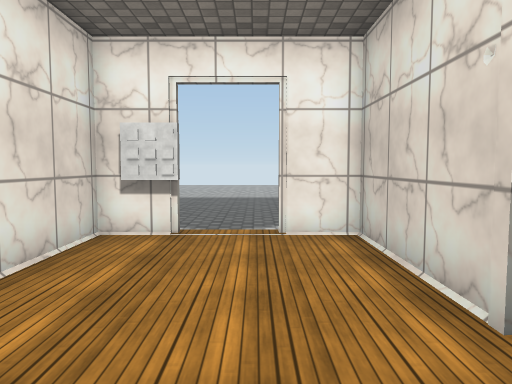
view 1 (above)

13 first-person views from a walk through a scene from a Unity 3-D project. The camera is 1.3 m above the floor, tilts 4° down and sees 70° across. Doors are open. The floor is counted in squares, 1 m on a side. Each view is taken from the middle of a square. On the plan, view 1 faces up. The plan holds only what a view shows up to about 15 squares ahead; the rest is blank. The place goes on beyond the plan. The player is left out. Some surface patterns are stand-ins.

view 2
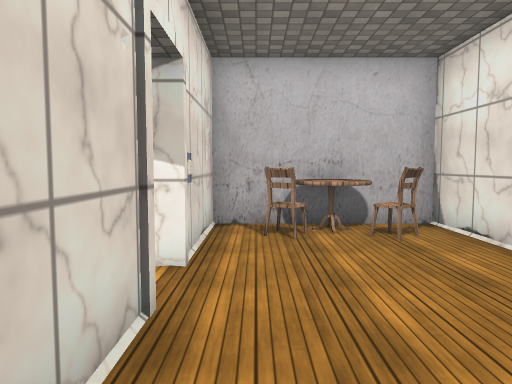

view 3
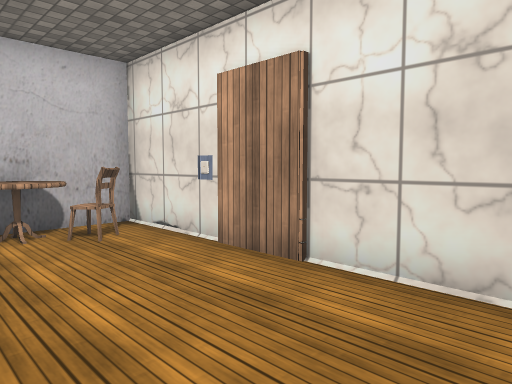

view 4
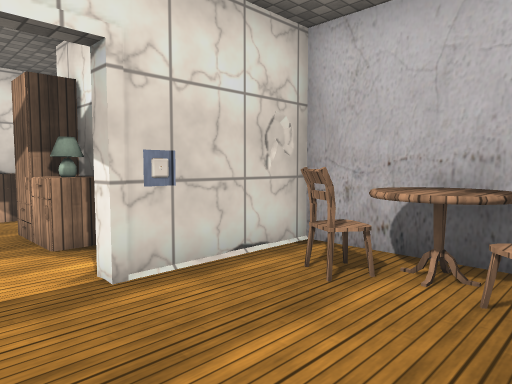

view 5
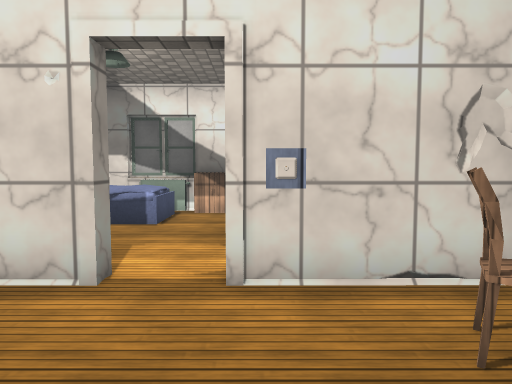

view 6
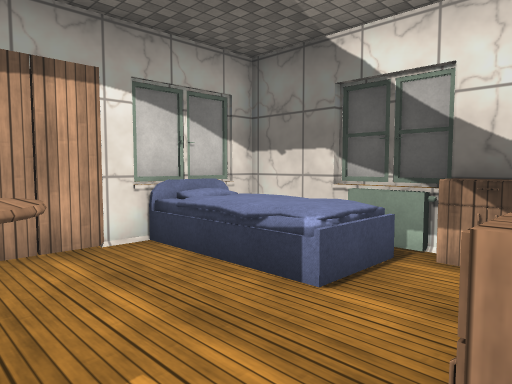

view 7
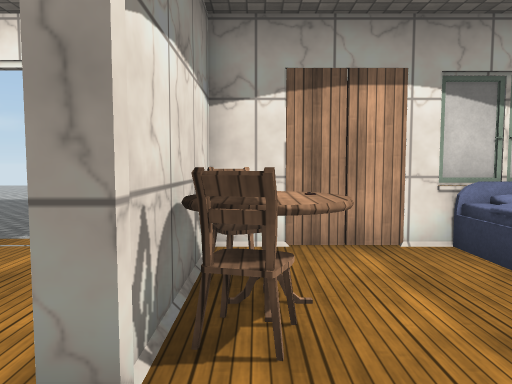

view 8
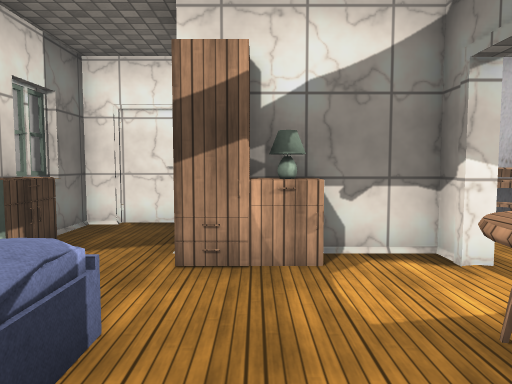

view 9
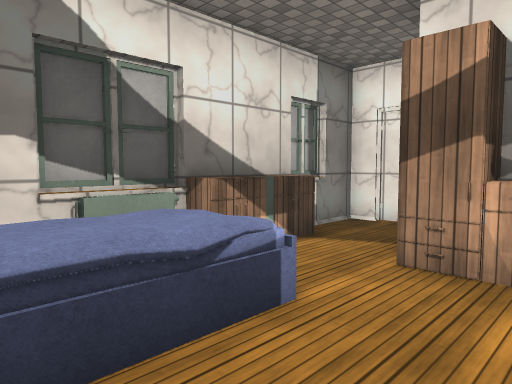

view 10
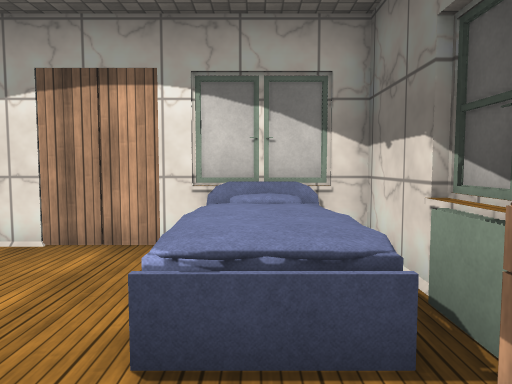

view 11
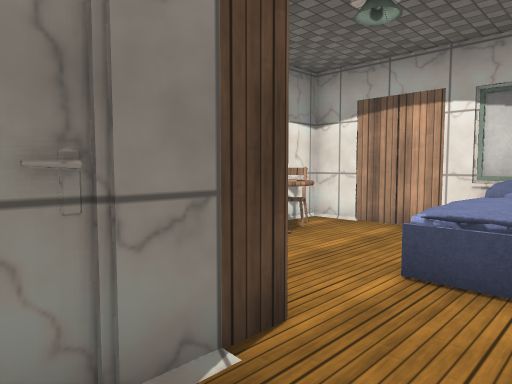

view 12
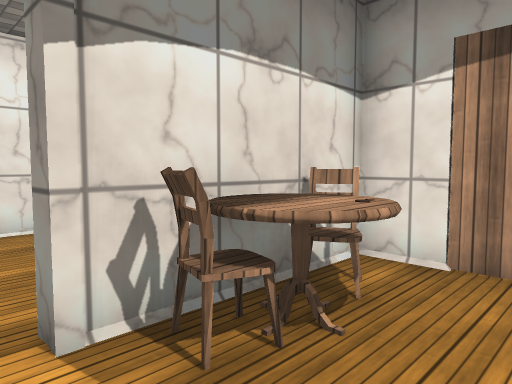

view 13
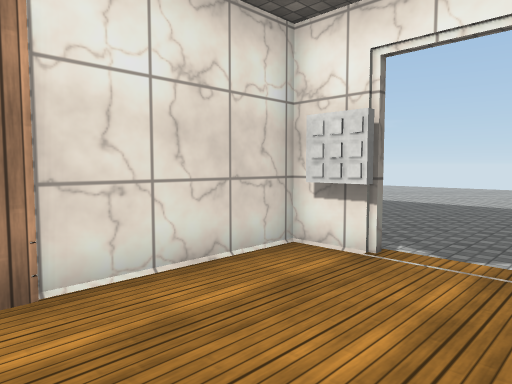

### Floor plan
Points are (right, up) in squares from view 1. A wall is a line through its corners. A room is listed if a view was taken in it or the views show most of it. See-through windows are left out.
Room 1 (views 1, 2, 3, 4, 5, 13)
walls: (-3, 1.1) (-3, -2.3) (-1.4, -2.3); (2, 2.7) (2, 6.9) (0.4, 6.9); (0.4, -2.3) (2, -2.3) (2, 1.3); (2.1, -1.7) (2, -1.1); (2, -1.9) (2.2, -1.2); (-3, 6.9) (-3, 2.9)
ways out: open door at (2, 2) to room 2; open door at (-0.5, 7)
objects: chair (-2, -1) to (-1, 0); other object (-2, 7); table (-1, -2) to (0, -2); chair (0, -1) to (1, -1)
Room 2 (views 6, 7, 8, 9, 10, 11, 12)
walls: (6.1, 0.5) (6.1, -0.7); (9.1, 2.7) (9.1, 3.6); (9.1, 4.4) (9.1, 4.9); (2.2, 1.3) (2.2, 0.5) (5.1, 0.5); (3.5, 6.9) (2.2, 6.9) (2.2, 2.7); (9.1, -1.1) (9.1, 0); (6.8, -2.3) (8.8, -2.3) (8.8, 6.9) (5.4, 6.9)
ways out: open door at (2, 2) to room 1
objects: chair (3, 3) to (3, 4); chair (3, 5) to (3, 6); lamp (4, 1) to (5, 1); table (4, 4); other object (4, 5); cabinet (4, 7); cabinet (5, 7); cabinet (6, 1); bed (6, 3) to (8, 6); cabinet (8, 1); cabinet (8, 2) to (8, 3); radiator (9, 4)

Positions as (right, up) in squares from view 1, and headings:
1: (0, 0), facing up
2: (1, 6), facing down
3: (1, 6), facing down-left
4: (-2, 3), facing down-right
5: (-2, 1), facing right
6: (3, 1), facing up-right
7: (3, 1), facing up
8: (5, 6), facing down
9: (4, 6), facing down-right
10: (7, 1), facing up
11: (8, -1), facing up-left
12: (5, 2), facing up-left
13: (1, 2), facing up-left
